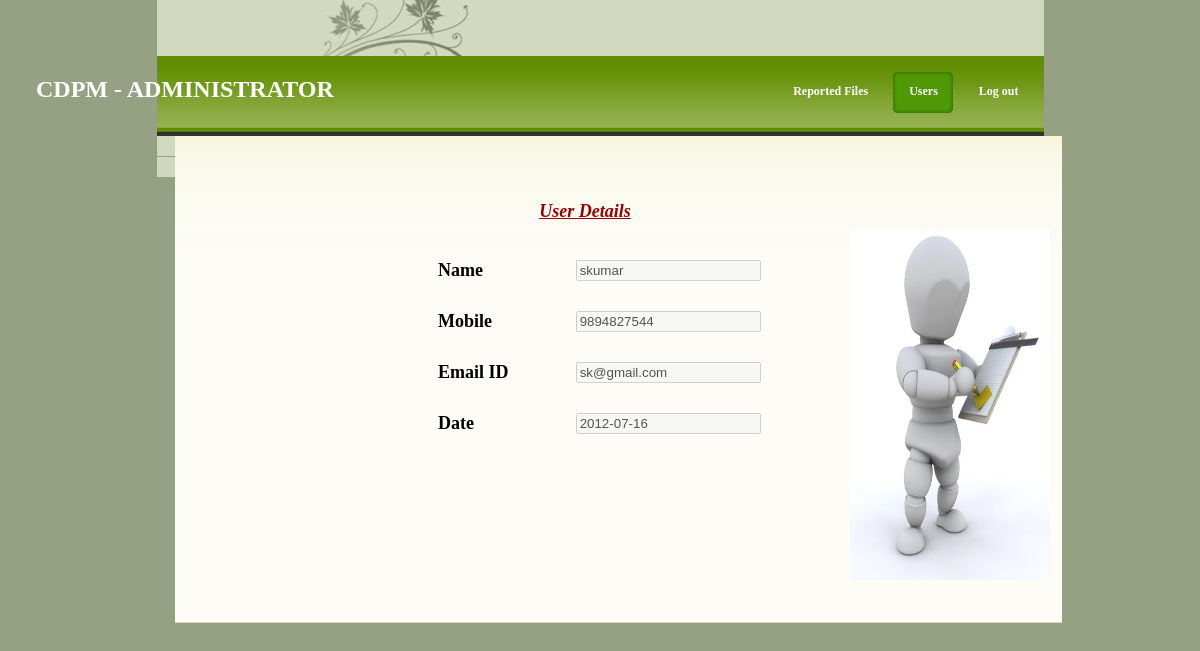
The page /admin_profile.php?id=skumar on the database its author committed.
### tables this page shows
CREATE TABLE `user` (
  `name` varchar(220) NOT NULL,
  `userid` varchar(220) NOT NULL,
  `pass` varchar(220) NOT NULL,
  `mobile` varchar(220) NOT NULL,
  `email` varchar(220) NOT NULL,
  `date` varchar(50) NOT NULL,
  `id` int(11) NOT NULL AUTO_INCREMENT,
  PRIMARY KEY (`id`)
);

### admin_profile.php (the view, shortened to what this page needs)
<?php
$uname=$_GET["id"];
$result = mysql_query("SELECT * FROM `user` WHERE `userid`='$uname'");
        $row = mysql_fetch_array($result);
?>
<html >
    <head>
        <link href="style.css" rel="stylesheet" type="text/css" />
    </head>
    <body>
        <div id="container">
            <div id="header">
                <div id="logo">
                    <div style="position:absolute; left:36px;  top:80px;">
                        <div align="left"><font color="#FFFFFF" size="5"><storng><b><?php
                                        include_once 'head_admin.php';
                        ?></b></strong></font> </div>
                    </div>
                </div>
                <div id="menu">
                    <ul>
                        <?php
                        include_once 'navigation_admin.php';
                        ?>
                    </ul>
                </div>
            </div>
            <div class="box"> <br>
                <br>
                <p>&nbsp;&nbsp;&nbsp;&nbsp;&nbsp;&nbsp;&nbsp;&nbsp;&nbsp;&nbsp;&nbsp;&nbsp;&nbsp;&nbsp;&nbsp;&nbsp;&nbsp;&nbsp;&nbsp;&nbsp;
                    <strong><em><font color="#990000" size="+1" face="Times New Roman"
                                      style="text-decoration:underline">User Details</font></em></strong>
                    <br/>
                    <br>
                    <table align="center" cellpadding="10" cellspacing="10" width="400">
                        <tr>
                            <td><font face="Times New Roman"  size="+1"><strong>Name</strong></font></td>
                            <td>&nbsp;&nbsp;&nbsp;&nbsp; <input type="text" name="unn" class="b" value="<?php
                            echo $row["name"];
                            ?>" disabled="true"></td>
                        </tr>
                        <tr>
                            <td><font face="Times New Roman"  size="+1"><strong>Mobile</strong></font></td>
                            <td>&nbsp;&nbsp;&nbsp;&nbsp; <input type="text" name="mobb" class="b" value="<?php
                            echo $row["mobile"];
                            ?>" disabled="true"></td>
                        </tr>
                        <tr>
                            <td><font face="Times New Roman"  size="+1"><strong>Email ID</strong></font></td>
                            <td>&nbsp;&nbsp;&nbsp;&nbsp; <input type="text" name="eidd" class="b" value="<?php
                            echo $row["email"];
                            ?>" disabled="true"></td>
                        </tr>
                        <tr>
                            <td><font face="Times New Roman"  size="+1"><strong>Date</strong></font></td>
                            <td>&nbsp;&nbsp;&nbsp;&nbsp; <input type="text" name="date" class="b" value="<?php
                                 echo $row["date"];
                                ?>" disabled="true"></td>
                        </tr>
                        <tr>
                            <td></td>
                        </tr>
                    </table>
            </div>
            <div style="position:absolute; left:850px;  top:230px;">
                <img src="images/create_new_user.jpg" width="200" height="350">
            </div>
        </div>
</body>
</html>

### style.css (style rules this page uses)
html { background: #96A183; }
body { margin: 0; padding:0; font-family: Arial, Helvetica, sans-serif; font-size: 12px; line-height: 1.5em; width: 100%; display: table; background: url(images/body_bg.jpg) repeat-x; }
#container { width: 887px; margin: auto; }
#header { width: 887px; height: 156px; background: url(images/header_bg.jpg); }
#logo { float: left; width: 272px; height: 71px; margin: 61px 0 0 40px; font-family: "Trebuchet MS", Tahoma, Verdana; }
#menu { float: right; height: 41px; width: 560px; margin: 60px 0 0 0; padding: 0; }
#menu ul { clear: both; float: right; list-style: none; display: inline; }
.box { position: relative; height: 450px; background: #FDFCF6 url('images/boxbg.gif') repeat-x; left: 1.5em; top: -3.4em; padding: 1.5em; border-bottom: solid 1px #E1D2BD; margin-bottom: 1.0em; }

### rows shown on the page
user: unn "skumar", mobb "9894827544", eidd "sk@gmail.com", date "2012-07-16"
